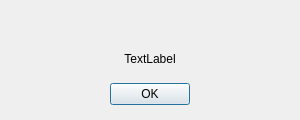
<?xml version="1.0" encoding="UTF-8"?>
<ui version="4.0">
 <class>Dialog</class>
 <widget class="QDialog" name="Dialog">
  <property name="geometry">
   <rect>
    <x>0</x>
    <y>0</y>
    <width>300</width>
    <height>120</height>
   </rect>
  </property>
  <property name="windowTitle">
   <string>PornHubScanner - Error!</string>
  </property>
  <layout class="QGridLayout" name="gridLayout">
   <item row="0" column="0">
    <widget class="QLabel" name="stopLabel">
     <property name="text">
      <string/>
     </property>
     <property name="textFormat">
      <enum>Qt::RichText</enum>
     </property>
     <property name="pixmap">
      <pixmap resource="icons.qrc">:/icons/action-unavailable-symbolic.symbolic.png</pixmap>
     </property>
     <property name="scaledContents">
      <bool>false</bool>
     </property>
     <property name="alignment">
      <set>Qt::AlignCenter</set>
     </property>
    </widget>
   </item>
   <item row="1" column="0">
    <widget class="QLabel" name="errorLabel">
     <property name="text">
      <string>TextLabel</string>
     </property>
     <property name="alignment">
      <set>Qt::AlignCenter</set>
     </property>
    </widget>
   </item>
   <item row="2" column="0">
    <widget class="QDialogButtonBox" name="buttonBox">
     <property name="minimumSize">
      <size>
       <width>0</width>
       <height>30</height>
      </size>
     </property>
     <property name="maximumSize">
      <size>
       <width>16777215</width>
       <height>30</height>
      </size>
     </property>
     <property name="styleSheet">
      <string notr="true">QDialogButtonBox {
dialogbuttonbox-buttons-have-icons: 0;
}</string>
     </property>
     <property name="orientation">
      <enum>Qt::Horizontal</enum>
     </property>
     <property name="standardButtons">
      <set>QDialogButtonBox::Ok</set>
     </property>
     <property name="centerButtons">
      <bool>true</bool>
     </property>
    </widget>
   </item>
  </layout>
 </widget>
 <resources>
  <include location="icons.qrc"/>
 </resources>
 <connections>
  <connection>
   <sender>buttonBox</sender>
   <signal>accepted()</signal>
   <receiver>Dialog</receiver>
   <slot>accept()</slot>
   <hints>
    <hint type="sourcelabel">
     <x>248</x>
     <y>254</y>
    </hint>
    <hint type="destinationlabel">
     <x>157</x>
     <y>274</y>
    </hint>
   </hints>
  </connection>
  <connection>
   <sender>buttonBox</sender>
   <signal>rejected()</signal>
   <receiver>Dialog</receiver>
   <slot>reject()</slot>
   <hints>
    <hint type="sourcelabel">
     <x>316</x>
     <y>260</y>
    </hint>
    <hint type="destinationlabel">
     <x>286</x>
     <y>274</y>
    </hint>
   </hints>
  </connection>
 </connections>
</ui>
